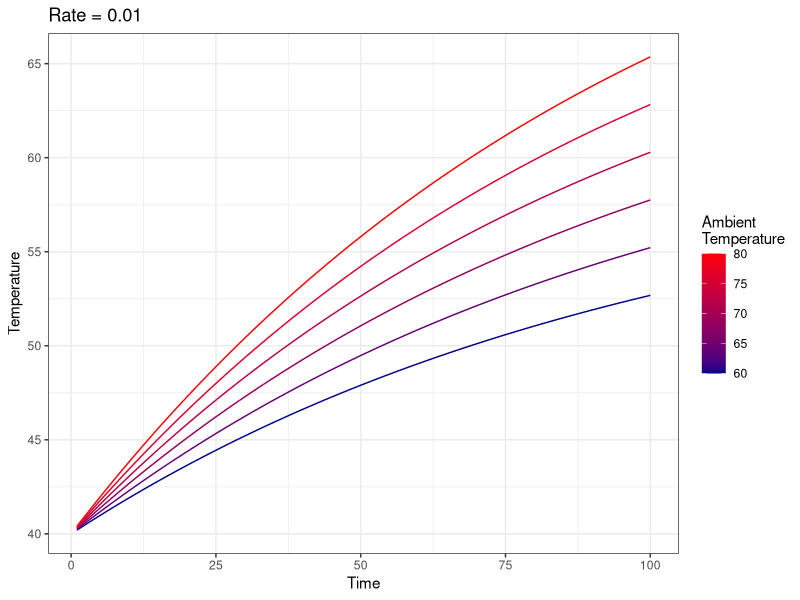
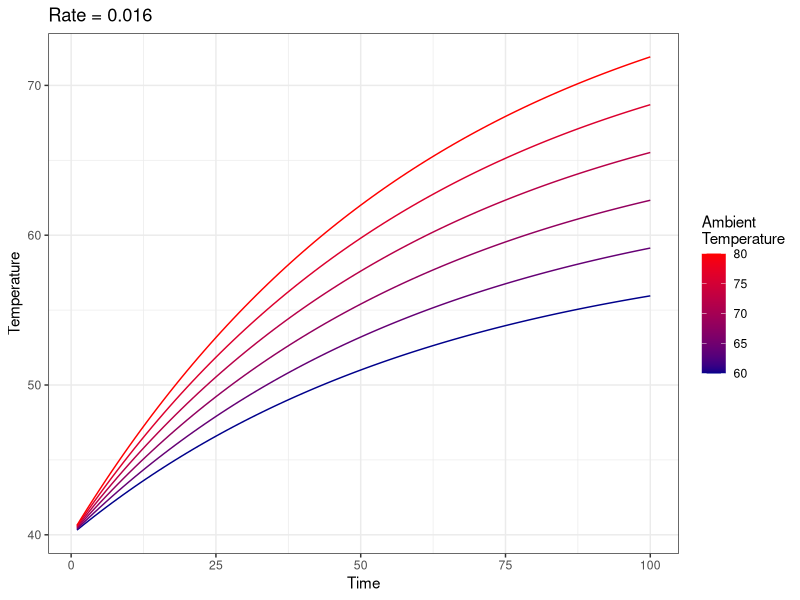
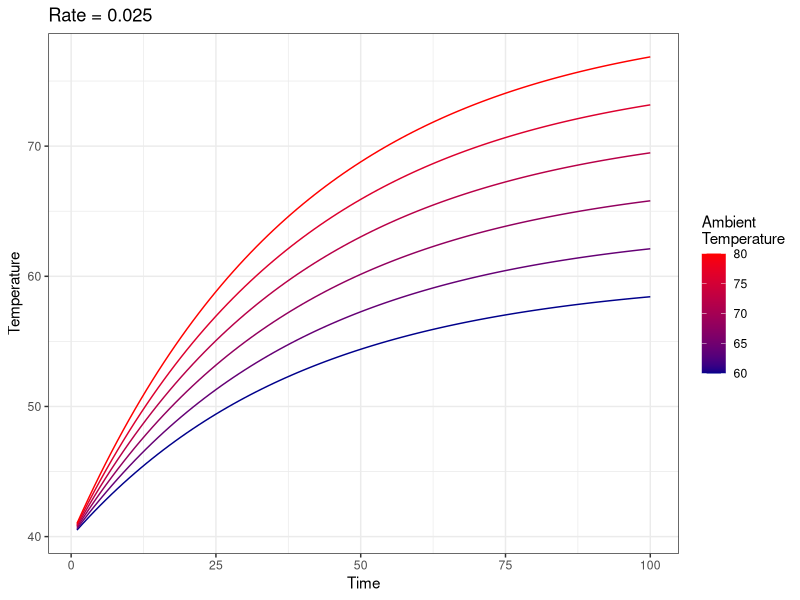
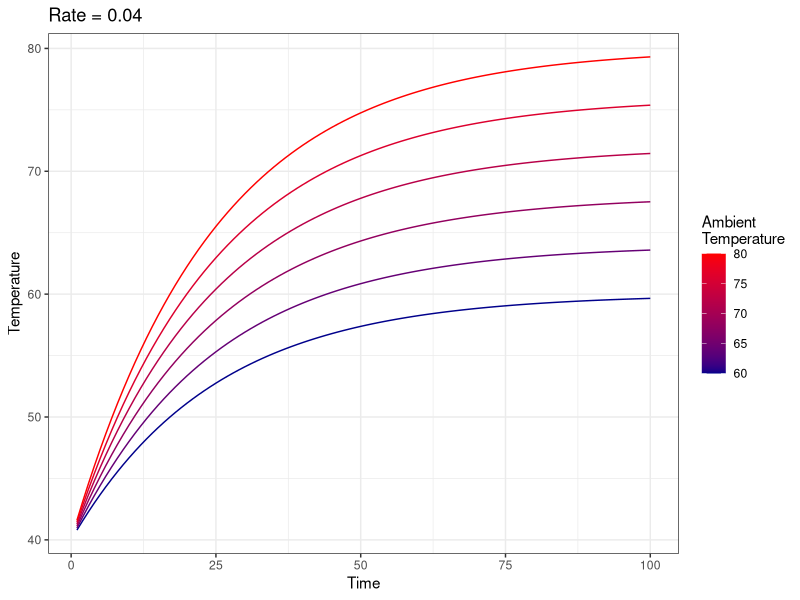
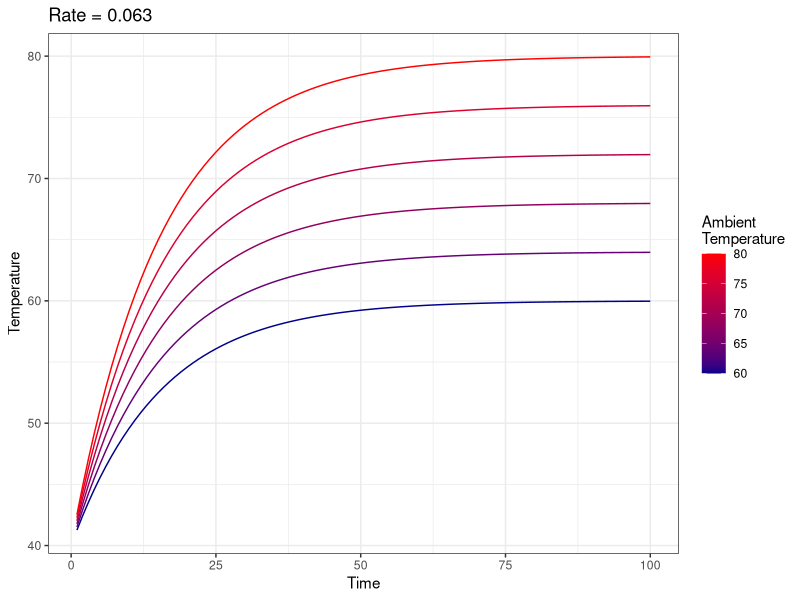
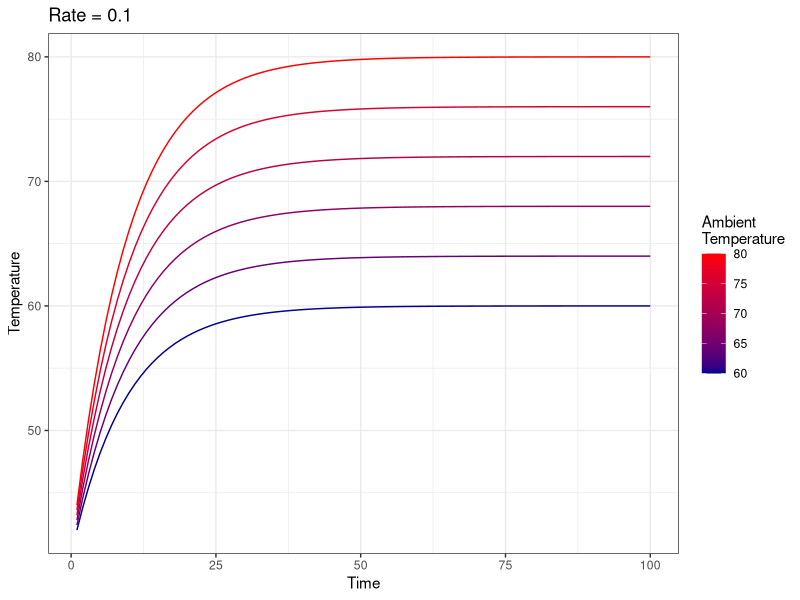
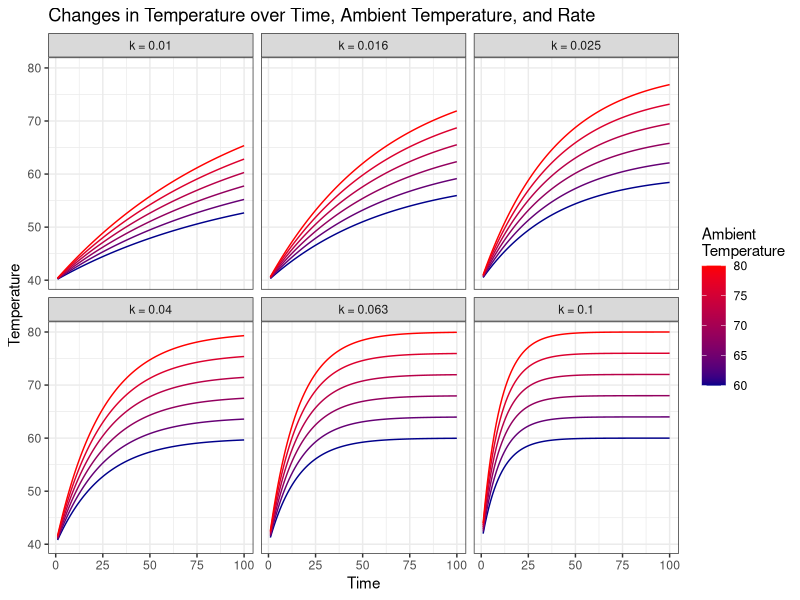

Write R code to recreate these figures, in order.
recur <- function(f,f0,k,verbose=F,values = F){
  ret <- rep(NA,k+1)
  ret[1] <- f0
  for(i in 2:(k+1)) ret[i] <- f(ret[i-1])
  if(verbose) print(ret)
  if(values) return(ret)
  ret[k+1]
}

myfun <- function(x) x * 2

recur(myfun, 2, 10)
recur(myfun, 2, 10, verb=T)
recur(myfun, 2, 10, val=T)


###----------Example 1.2.5: Heat Transfer

# ∆t = k(T - t)
# t0 = 40
# Ta is the ambient temperature

example_1_2_5  <- function(t, k, Ta) t + k*(Ta - t)

### Vary k and Ta across 6 different levels and plot solutions
### Vary k from 0.01 to 0.1 at the log-scale; Vary Ta from 60 to 80 
### Plot 100 time points
### Create plots based each level of k (i.e., 6 lines per plot)
### With the unique plots for each k, create a large plot with 6 facets 

### Commands needed: exp(), log(), seq(), rep(), ggplot()+++, rbind(),

k <- exp(seq(log(0.01), log(0.1), length=6))
Ta <- seq(60, 80, length = 6)


library(ggplot2)

allData <- data.frame(rate = 0, Ta = 0, Time = 0, temp = 0)
allData <- allData[0,]

for(rate in k){
  rateData <- data.frame(Ta = 0, Time = 0, temp=0)
  rateData <- rateData[0,]
  for(ta in Ta){
    rateData <- rbind(rateData, 
                      data.frame(
                        Ta = rep(ta, 100),
                        Time = 1:100,
                        temp = recur(function(x) example_1_2_5(x, rate, ta), 40, 100, val= T)[-1]
                      )
                      )
  }
  g <- ggplot(rateData, aes(x=Time, y=temp, group = Ta, color = Ta))
  g <- g + geom_line() + theme_bw() + ylab("Temperature") + 
          scale_color_gradient(name="Ambient\nTemperature", low="darkblue", high="red") + 
          ggtitle(paste("Rate =", round(rate,3), sep=" "))
  print(g)
  rateData$rate = rate
  allData <- rbind(allData, rateData)
}

g <- ggplot(allData, aes(x=Time, y=temp, group = Ta, color = Ta))

g + geom_line() + theme_bw() + ylab("Temperature") + 
  scale_color_gradient(name="Ambient\nTemperature", low="darkblue", high="red") + 
  ggtitle("Changes in Temperature over Time, Ambient Temperature, and Rate") + 
  facet_wrap(vars(rate), labeller = labeller(rate = function(x) paste("k = ", round(as.numeric(x),3), sep="")))

